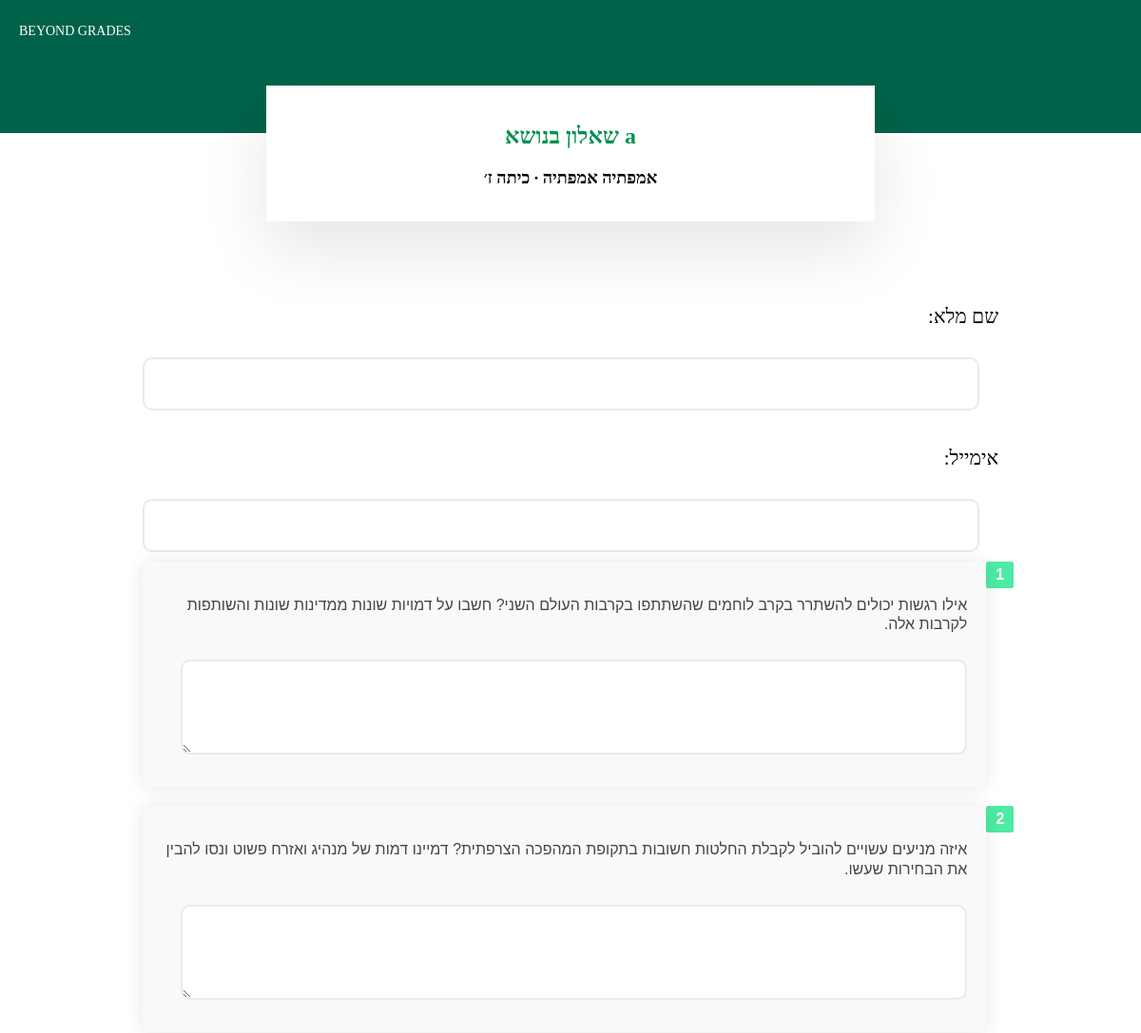
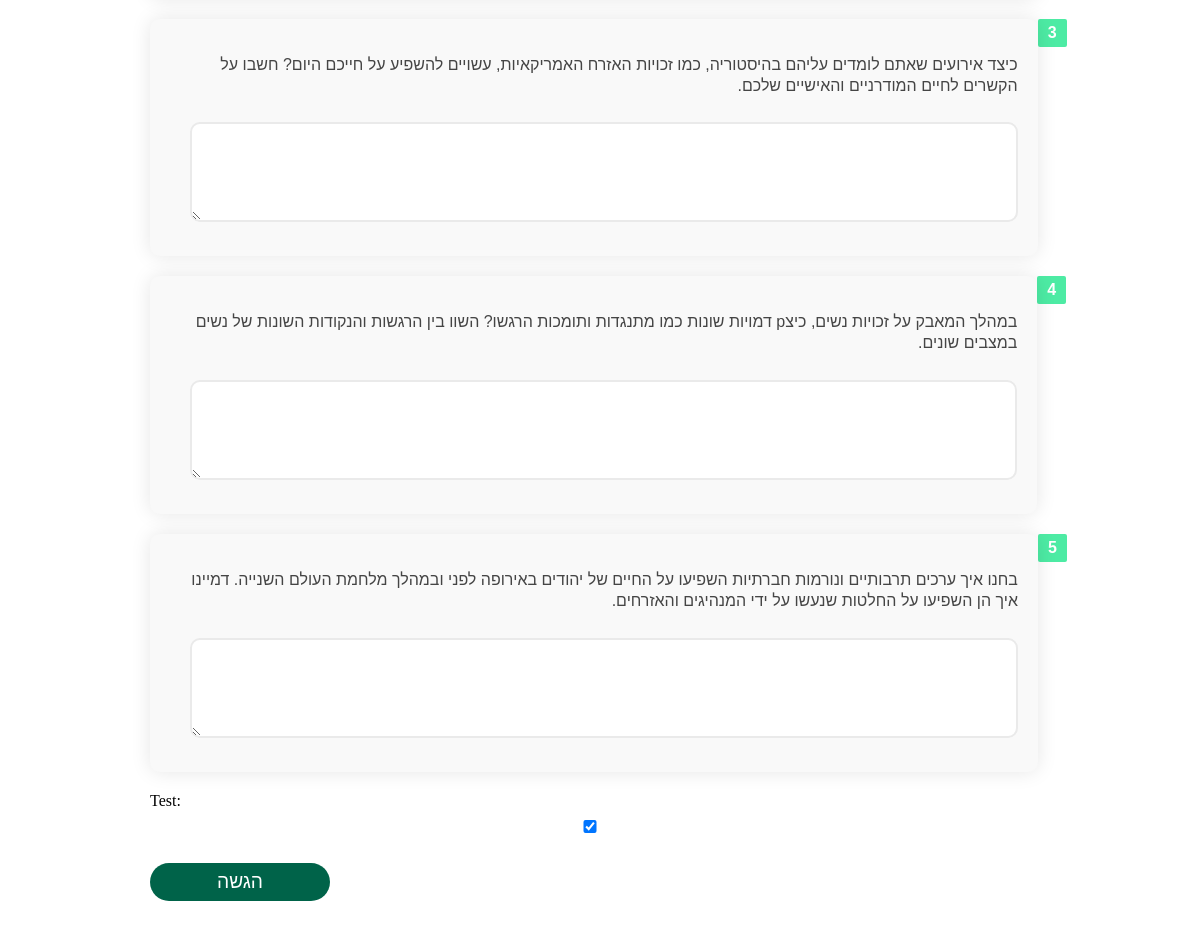
The page /test_page/1720425576/ on the database its author committed (2 pictures, top to bottom).
### web/models.py (models this page shows, shortened)
class Test(models.Model):
    id = models.AutoField(primary_key=True)  # Field to store the test ID
    title = models.CharField(max_length=100)
    skill = models.CharField(max_length=100)  # Field to store skill
    subject = models.CharField(max_length=100)  # Field to store subject
    date = models.DateField(auto_now_add=True)  # Automatically set the creation date to the current date when the object is created
    teacher = models.ForeignKey('Teacher', related_name='tests', on_delete=models.CASCADE)  # Field to store the teacher
    link = models.URLField(max_length=200, blank=True, null=True)  # Field to store the URL link for the test
    grade = models.CharField(max_length=100)

class Question(models.Model):
    id = models.AutoField(primary_key=True)  # Field to store the question ID
    test = models.ForeignKey('Test', related_name='questions', on_delete=models.CASCADE)
    number = models.IntegerField()  # Number of the question
    text = models.TextField()  # Text of the question

### web/views.py (the view)
# urls.py: path('test_page/<int:test_id>/', views.test_page, name='test_page'),
def test_page(request, test_id):
    try:
        test = Test.objects.get(id=test_id)
        questions = test.questions.all()  # Assuming a related_name of 'questions' in Test model
        if questions:
            return render(request, 'test_page.html', {'questions': questions, 'test': test, 'grade': test.grade, 'skill': test.skill})
        else:
            return render(request, 'test_page.html', {'error_message': 'No questions found for this test.'})
    except Test.DoesNotExist:
        return render(request, 'test_page.html', {'error_message': 'Test not found.'})

### web/templates/test_page.html (shortened to what this page needs)
{% extends 'base.html' %}
{% block content %}
<div class="header">
    <div class="header-text">BEYOND GRADES</div>
</div>
<div class="title-box">
    <h2 style="font-size: 24px; color: #009150">שאלון בנושא {{ test.title }}</h2>
    <h2 style="font-size: 18px; color: black">{{ skill }} {{ test.skill }} ∙ כיתה {{ test.grade }} </h2>
</div>
<div class="form-container">
    <form method="post" action="{% url 'submit_answers' %}">
        <div>
            <h4>שם מלא:</h4>
            <input type="text" name="full_name" id="full_name" required>
        </div>
        <div>
            <h4>אימייל:</h4>
            <input type="text" name="email" id="email" required>
        </div>
        {% for question in questions %}
        <div class="question-container">
            <div class="vertical-line">
                <div class="question-number">{{ forloop.counter }}</div>
            </div>
            <div class="triangle-box">
                <p class="question-text">{{ question.text }}</p>
                <textarea name="answer_{{ question.id }}" rows="3" cols="30"></textarea>
            </div>
        </div>
        {% endfor %}
        <div>
            <label for="test">Test:</label>
            <input type="checkbox" name="test" id="test" checked>
        </div>
        <button type="submit">הגשה</button>
    </form>
</div>
{% endblock %}

### web/templates/test_page.html (style rules this page uses)
body { background-color: white; margin: 0; padding: 0; }
.header { background-color: #006349; width: 100%; padding: 70px 0; box-sizing: border-box; text-align: center; color: white; }
.title-box { background-color: white; color: #009150; padding: 20px; border-radius: 0px; text-align: center; max-width: 600px; margin: -50px auto 0 auto; box-shadow: 0 30px 70px rgba(0, 0, 0, 0.1); }
.header-text { position: absolute; top: 25px; left: 20px; color: white; font-size: 14px; font-family: Arial Rounded MT Bold; }
.form-container { max-width: 900px; margin: 40px auto; padding: 20px; background-color: transparent; }
.form-container h3, .form-container h4 { color: black; text-align: right; font-size: 21px; font-weight: normal; font-family: Noto Sans Hebrew New; margin-bottom: 20px; direction: rtl; }
.form-container input[type="text"], .form-container textarea, .form-container input[type="checkbox"] { width: calc(100% - 20px); margin: 10px 0; padding: 15px; border: 2px solid #eaeaea; border-radius: 10px; box-sizing: border-box; font-size: 1.2rem; transition: border-color 0.3s ease; direction: rtl; text-align: right; }
.form-container button { width: 20%; padding: 8px; background-color: #006349; color: #fff; text-align: center; border: none; border-radius: 30px; cursor: pointer; transition: background-color 0.3s ease; font-size: 1.2rem; margin-top: 20px; }
.question-container { display: flex; align-items: flex-start; margin-bottom: 20px; direction: rtl; text-align: right; }
.vertical-line { position: relative; width: 3px; background-color: #009150; margin-left: 10px; }
.vertical-line .question-number { position: absolute; left: -10px; background-color: #4deba4; color: white; padding: 5px 10px; border-radius: 2px; font-family: 'Noto Sans Hebrew New', sans-serif; font-size: 16px; font-weight: bold; }
.triangle-box { background-color: #f9f9f9; padding: 20px; border-radius: 10px; box-shadow: 0 0 20px rgba(0, 0, 0, 0.1); position: relative; flex-grow: 1; }
.triangle-box .question-text { font-family: 'Noto Sans Hebrew New', sans-serif; font-size: 16px; font-weight: 400; line-height: 1.3; color: #454545; white-space: normal; }
.triangle-box textarea { width: calc(100% - 20px); margin: 10px 0; padding: 15px; border: 2px solid #eaeaea; border-radius: 10px; box-sizing: border-box; font-size: 1.2rem; transition: border-color 0.3s ease; direction: rtl; text-align: right; }

### rows shown on the page
Test: title "a", skill "אמפתיה", grade "ז׳"
Question: text "אילו רגשות יכולים להשתרר בקרב לוחמים שהשתתפו בקרבות העולם השני? חשבו על דמויות שונות ממדינות שונות והשותפות לקרבות אלה."
Question: text "איזה מניעים עשויים להוביל לקבלת החלטות חשובות בתקופת המהפכה הצרפתית? דמיינו דמות של מנהיג ואזרח פשוט ונסו להבין את הבחירות שעשו."
Question: text "כיצד אירועים שאתם לומדים עליהם בהיסטוריה, כמו זכויות האזרח האמריקאיות, עשויים להשפיע על חייכם היום? חשבו על הקשרים לחיים המודרניים והאישיים שלכם."
Question: text "במהלך המאבק על זכויות נשים, כיצp דמויות שונות כמו מתנגדות ותומכות הרגשו? השוו בין הרגשות והנקודות השונות של נשים במצבים שונים."
Question: text "בחנו איך ערכים תרבותיים ונורמות חברתיות השפיעו על החיים של יהודים באירופה לפני ובמהלך מלחמת העולם השנייה. דמיינו איך הן השפיעו על החלטות שנעשו על ידי המנהיגים והאזרחים."
